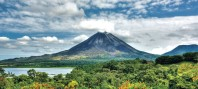
#> input picture arenal.jpg, 198 x 89 px
$ python P4.py
#> lines starting #> are read from the running program, lines starting #| are printed output that depends on the picture

from PIL import Image
import numpy as np
import matplotlib.pyplot as plt
import time
from scipy import fft
def fuente_info(imagen):
    '''Una función que simula una fuente de
    información al importar una imagen y
    retornar un vector de NumPy con las
    dimensiones de la imagen, incluidos los
    canales RGB: alto x largo x 3 canales
    :param imagen: Una imagen en formato JPG
    :return: un vector de pixeles
    '''
#> called with imagen = 'arenal.jpg'
    img = Image.open(imagen)
#> img is the input picture: PIL image 198x89 RGB; mean R, G, B 129.7, 152.6, 147.8

    return np.array(img)

def rgb_a_bit(imagen):
    '''Convierte los pixeles de base
    decimal (de 0 a 255) a binaria
    (de 00000000 a 11111111).
    :param imagen: array de una imagen
    :return: Un vector de (1 x k) bits 'int'
    '''
    # Obtener las dimensiones de la imagen
    x, y, z = imagen.shape

    # Número total de pixeles
    n_pixeles = x * y * z

    # Convertir la imagen a un vector unidimensional de n_pixeles
    pixeles = np.reshape(imagen, n_pixeles)

    # Convertir los canales a base 2
    bits = [format(pixel,'08b') for pixel in pixeles]
    bits_Rx = np.array(list(''.join(bits)))

    return bits_Rx.astype(int)

def modulador(bits, fc, mpp,x):
    '''Un método que simula el esquema de
    modulación digital BPSK.
    :param bits: Vector unidimensional de bits
    :param fc: Frecuencia de la portadora en Hz
    :param mpp: Cantidad de muestras por periodo de onda portadora
    :return: Un vector con la señal modulada
    :return: Un valor con la potencia promedio [W]
    :return: La onda portadora c(t)
    :return: La onda cuadrada moduladora (información)
    '''
    # 1. Parámetros de la 'señal' de información (bits)
    N = len(bits) # Cantidad de bits

    # 2. Construyendo un periodo de la señal portadora c(t)
    Tc = 1 / fc  # periodo [s]
    t_periodo = np.linspace(0, Tc, mpp)
    if(x==1):
        portadora = np.cos(2*np.pi*fc*t_periodo)
    else:
        portadora = np.sin(2*np.pi*fc*t_periodo)

    # 3. Inicializar la señal modulada s(t)
    t_simulacion = np.linspace(0, N*Tc, N*mpp)
    senal_Tx = np.zeros(t_simulacion.shape)
    moduladora = np.zeros(t_simulacion.shape)  # señal de información

    # 4. Asignar las formas de onda según los bits (BPSK)
    for i, bit in enumerate(bits):
        if bit == 1:
            senal_Tx[i*mpp : (i+1)*mpp] = portadora
            moduladora[i*mpp : (i+1)*mpp] = 1
        else:
            senal_Tx[i*mpp : (i+1)*mpp] = portadora * -1
            moduladora[i*mpp : (i+1)*mpp] = 0

    # 5. Calcular la potencia promedio de la señal modulada
    Pm = (1 / (N*Tc)) * np.trapz(pow(senal_Tx, 2), t_simulacion)

    return senal_Tx, Pm, portadora, moduladora

def canal_ruidoso(senal_Tx, Pm, SNR):
    '''Un bloque que simula un medio de trans-
    misión no ideal (ruidoso) empleando ruido
    AWGN. Pide por parámetro un vector con la
    señal provieniente de un modulador y un
    valor en decibelios para la relación señal
    a ruido.
    :param senal_Tx: El vector del modulador
    :param Pm: Potencia de la señal modulada
    :param SNR: Relación señal-a-ruido en dB
    :return: La señal modulada al dejar el canal
    '''
    # Potencia del ruido generado por el canal
    Pn = Pm / pow(10, SNR/10)

    # Generando ruido auditivo blanco gaussiano
    ruido = np.random.normal(0, np.sqrt(Pn), senal_Tx.shape)

    # Señal distorsionada por el canal ruidoso
    senal_Rx = senal_Tx + ruido

    return senal_Rx

def demodulador(senal_Rx, portadora, mpp):
    '''Un método que simula un bloque demodulador
    de señales, bajo un esquema BPSK. El criterio
    de demodulación se basa en decodificación por
    detección de energía.
    :param senal_Rx: La señal recibida del canal
    :param portadora: La onda portadora c(t)
    :param mpp: Número de muestras por periodo
    :return: Los bits de la señal demodulada
    '''
    # Cantidad de muestras en senal_Rx
    M = len(senal_Rx)

    # Cantidad de bits en transmisión
    N = int(M / mpp)

    # Vector para bits obtenidos por la demodulación
    bits_Rx = np.zeros(N)

    # Vector para la señal demodulada
    senal_demodulada = np.zeros(M)
    # Energía de un período de la portadora
    Es = np.sum(portadora* portadora)

    # Demodulación
    for i in range(N):
        # Producto interno de dos funciones
        producto = senal_Rx[i*mpp : (i+1)*mpp] * portadora
        Ep = np.sum(producto)
        senal_demodulada[i*mpp : (i+1)*mpp] = producto


        # Criterio de decisión por detección de energía
        if Ep > 0:
            bits_Rx[i] = 1
        else:
            bits_Rx[i] = 0

    return bits_Rx.astype(int), senal_demodulada
def bits_a_rgb(bits_Rx, dimensiones):
    '''Un blque que decodifica el los bits
    recuperados en el proceso de demodulación
    :param: Un vector de bits 1 x k
    :param dimensiones: Tupla con dimensiones de la img.
    :return: Un array con los pixeles reconstruidos
    '''
    # Cantidad de bits
    N = len(bits_Rx)

    # Se reconstruyen los canales RGB
    bits = np.split(bits_Rx, N / 8)

    # Se decofican los canales:
    canales = [int(''.join(map(str, canal)), 2) for canal in bits]
    pixeles = np.reshape(canales, dimensiones)

    return pixeles.astype(np.uint8)


# Parámetros
fc = 5000  # frecuencia de la portadora
mpp = 20   # muestras por periodo de la portadora
SNR = 0    # relación señal-a-ruido del canal

# Iniciar medición del tiempo de simulación
inicio = time.time()

# 1. Importar y convertir la imagen a trasmitir
imagen_Tx = fuente_info('arenal.jpg')
dimensiones = imagen_Tx.shape
#> dimensiones = (89, 198, 3)

# 2. Codificar los pixeles de la imagen
bits_Tx = rgb_a_bit(imagen_Tx)
#> in rgb_a_bit, `bits = [format(pixel,'08b') for pixel in pixeles]`: bits = 52866 items

# 3. Modular la cadena de bits usando el esquema BPSK
senalI, Pm1, portadora1, moduladora1 = modulador(bits_Tx, fc, mpp,1)
#> in modulador, `N = len(bits)`: N = 422928
#> the loop in modulador, `for i, bit in enumerate(bits):` made 422928 passes
#> bit on passes 1 to 3: 1, 0, 1
#> in modulador, `Pm = (1 / (N*Tc)) * np.trapz(pow(senal_Tx, 2), t_simulacion)`: Pm = 0.525
#> Pm1 = 0.525; portadora1 = 20 values, max 1 at index 0, min -0.986 at index 9, mean 0.05
senalQ, Pm2, portadora2, moduladora2 = modulador(bits_Tx, fc, mpp,0)
#> the loop in modulador (call 2), `for i, bit in enumerate(bits):` made 422928 passes
#> Pm2 = 0.475; portadora2 = 20 values, max 0.997 at index 5, min -0.997 at index 14, mean -1.22e-17

Pm = Pm1 + Pm2
#> Pm = 1
senal_Tx = senalI + senalQ
portadora = portadora1+portadora2
#> portadora = 20 values, max 1.4 at index 2, min -1.41 at index 12, mean 0.05
moduladora = moduladora1 + moduladora2
# 4. Se transmite la señal modulada, por un canal ruidoso
senal_Rx = canal_ruidoso(senal_Tx, Pm, SNR)
#> in canal_ruidoso, `Pn = Pm / pow(10, SNR/10)`: Pn = 1

# 5. Se desmodula la señal recibida del canal
bits_Rx, senal_demodulada  = demodulador(senal_Rx, portadora, mpp)
#> in demodulador, `M = len(senal_Rx)`: M = 8458560
#> in demodulador, `N = int(M / mpp)`: N = 422928
#> in demodulador, `Es = np.sum(portadora* portadora)`: Es = 20
#> the loop in demodulador, `for i in range(N):` made 422928 passes
#> Ep on passes 1 to 3: 23.08, -19.18, 18.44

# 6. Se visualiza la imagen recibida
imagen_Rx = bits_a_rgb(bits_Rx, dimensiones)
#> in bits_a_rgb, `N = len(bits_Rx)`: N = 422928
#> in bits_a_rgb, `bits = np.split(bits_Rx, N / 8)`: bits = 52866 items
Fig = plt.figure(figsize=(10,6))

# Cálculo del tiempo de simulación
print('Duración de la simulación: ', time.time() - inicio)

# 7. Calcular número de errores
errores = sum(abs(bits_Tx - bits_Rx))
#> errores = 1
BER = errores/len(bits_Tx)
#> BER = 2.36e-06
print('{} errores, para un BER de {:0.4f}.'.format(errores, BER))
#| 1 errores, para un BER de 0.0000.

# Mostrar imagen transmitida
ax = Fig.add_subplot(1, 2, 1)
imgplot = plt.imshow(imagen_Tx)
ax.set_title('Transmitido')

# Mostrar imagen recuperada
ax = Fig.add_subplot(1, 2, 2)
imgplot = plt.imshow(imagen_Rx)
ax.set_title('Recuperado')
Fig.tight_layout()

plt.imshow(imagen_Rx)


# Visualizar el cambio entre las señales
fig, (ax1, ax2, ax3, ax4) = plt.subplots(nrows=4, sharex=True, figsize=(14, 7))

# La onda cuadrada moduladora (bits de entrada)
ax1.plot(moduladora[0:600], color='r', lw=2)
ax1.set_ylabel('$b(t)$')

# La señal modulada por BPSK
ax2.plot(senal_Tx[0:600], color='g', lw=2)
ax2.set_ylabel('$s(t)$')

# La señal modulada al dejar el canal
ax3.plot(senal_Rx[0:600], color='b', lw=2)
ax3.set_ylabel('$s(t) + n(t)$')

# La señal demodulada
ax4.plot(senal_demodulada[0:600], color='m', lw=2)
ax4.set_ylabel('$b^{\prime}(t)$')
ax4.set_xlabel('$t$ / milisegundos')
fig.tight_layout()
plt.show()
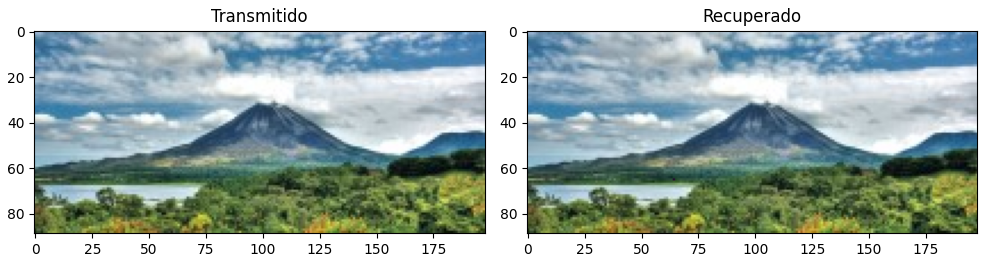
#> figure drawn by matplotlib, 2 panels
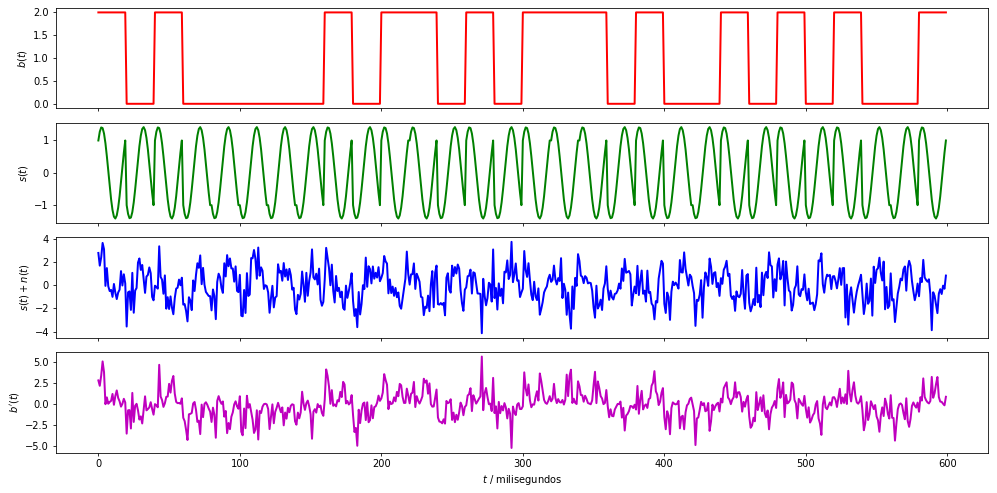
#> figure drawn by matplotlib, 4 panels; panel 4: curve peaks at x = 271, y = 5.6


# Transformada de Fourier

#> (the run stopped early here; a loop or call above may not have finished)
